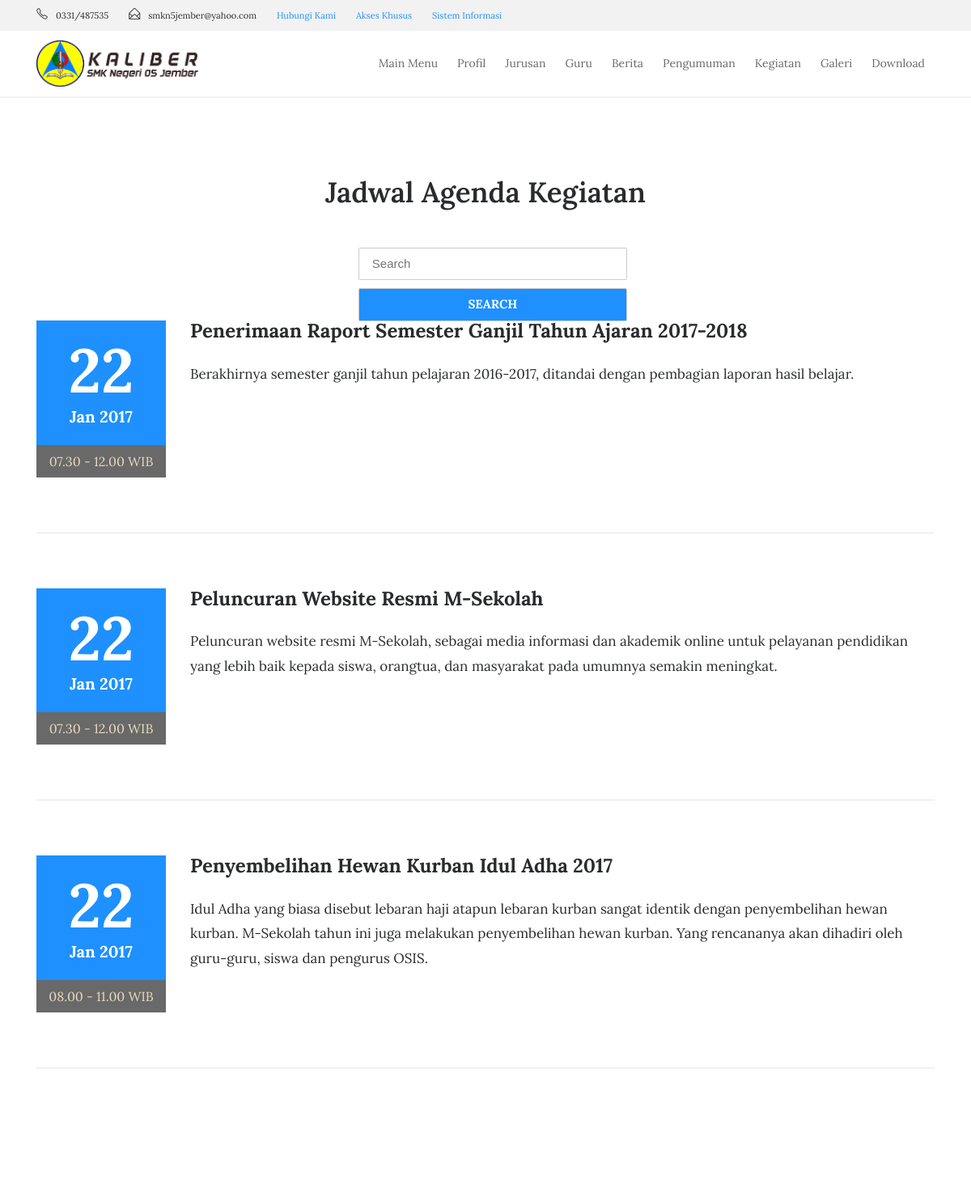
The app's page /index.php/agenda (upper part), older data.
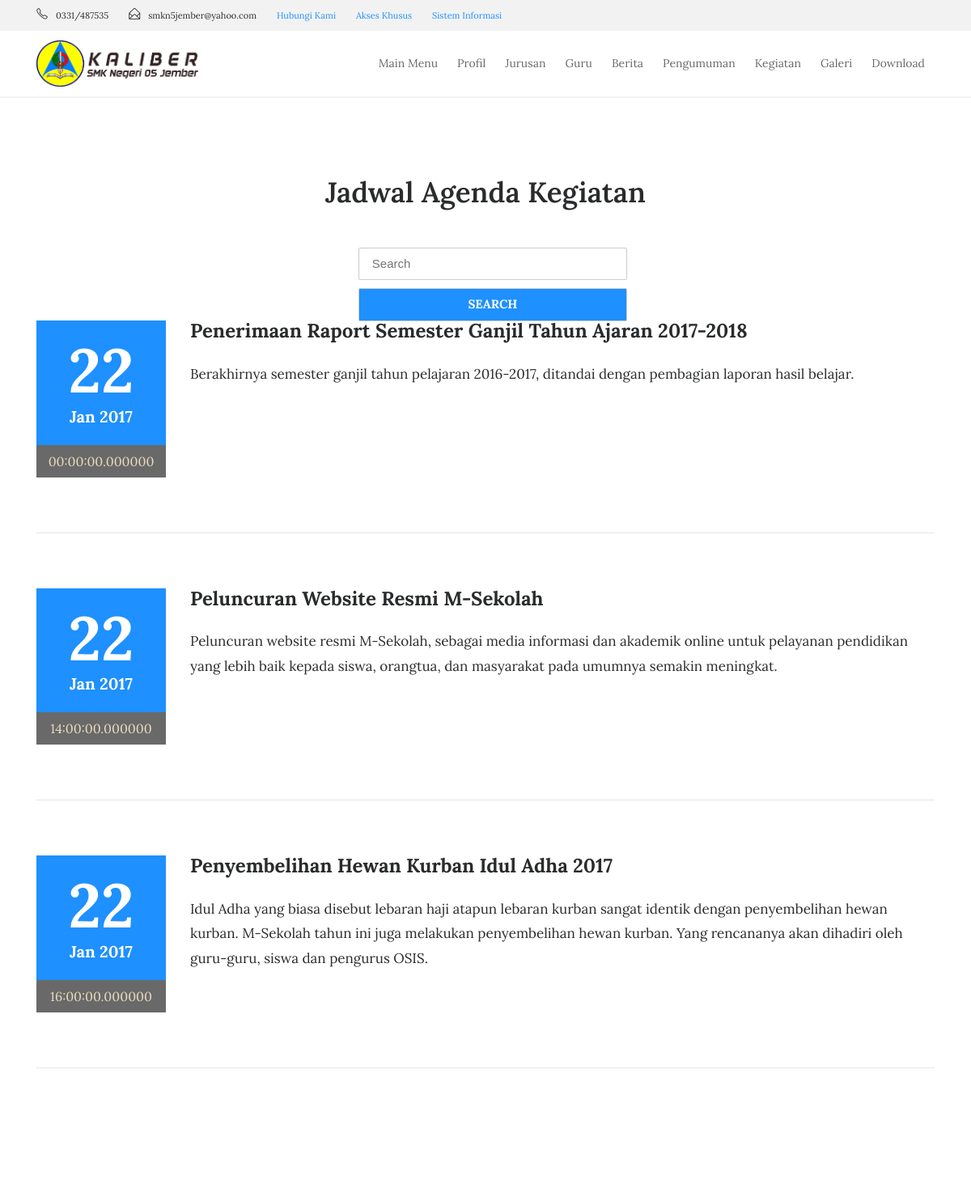
The same page, newer data.
### tables this page shows
CREATE TABLE `tbl_agenda` (
  `agenda_id` int(11) NOT NULL,
  `agenda_nama` varchar(200) DEFAULT NULL,
  `agenda_tanggal` timestamp NULL DEFAULT CURRENT_TIMESTAMP,
  `agenda_deskripsi` text,
  `agenda_mulai` date DEFAULT NULL,
  `agenda_selesai` date DEFAULT NULL,
  `agenda_tempat` varchar(90) DEFAULT NULL,
  `agenda_waktu` time(6) DEFAULT NULL,
  `agenda_keterangan` varchar(200) DEFAULT NULL,
  `agenda_author` varchar(60) DEFAULT NULL
);

### application/controllers/Agenda.php (called while the page is built, shortened)
<?php
class Agenda extends CI_Controller{
	function __construct(){
		$this->load->model('m_tulisan');
		$this->load->model('m_agenda');
		$this->load->model('m_pengunjung');
	}
	function index(){
	$x['berita']=$this->m_tulisan->get_berita_home();
		$jum=$this->m_agenda->agenda();
        $page=$this->uri->segment(3);
        if(!$page):
            $offset = 0;
        else:
            $offset = $page;
        endif;
        $limit=7;
        $config['base_url'] = base_url() . 'agenda/index/';
            $config['total_rows'] = $jum->num_rows();
            $config['per_page'] = $limit;
            $config['uri_segment'] = 3;
	          $config['full_tag_open']    = '<div class="pagging text-center"><nav><ul class="pagination justify-content-center">';
	          $config['full_tag_close']   = '</ul></nav></div>';
	          $config['num_tag_open']     = '<li class="page-item"><span class="page-link">';
	          $config['num_tag_close']    = '</span></li>';
	          $config['cur_tag_open']     = '<li class="page-item"><span class="page-link">';
	          $config['cur_tag_close']    = '<span class="sr-only">(current)</span></span></li>';
	          $config['next_tag_open']    = '<li class="page-item"><span class="page-link">';
	          $config['next_tagl_close']  = '<span aria-hidden="true">&raquo;</span></span></li>';
	          $config['prev_tag_open']    = '<li class="page-item"><span class="page-link">';
	          $config['prev_tagl_close']  = '</span>Next</li>';
	          $config['first_tag_open']   = '<li class="page-item"><span class="page-link">';
	          $config['first_tagl_close'] = '</span></li>';
	          $config['last_tag_open']    = '<li class="page-item"><span class="page-link">';
	          $config['last_tagl_close']  = '</span></li>';
            $config['first_link'] = 'Awal';
            $config['last_link'] = 'Akhir';
            $config['next_link'] = 'Next >>';
            $config['prev_link'] = '<< Prev';
            $this->pagination->initialize($config);
            $x['page'] =$this->pagination->create_links();
		$x['data']=$this->m_agenda->agenda_perpage($offset,$limit);
		$this->load->view('beranda/header',$x);
		$this->load->view('depan/v_agenda',$x);
	$this->load->view('beranda/footer',$x);
	}
}

### index.php (called while the page is built, shortened)
<?php
require_once BASEPATH.'core/CodeIgniter.php';

### application/models/M_agenda.php (called while the page is built, shortened)
<?php
class M_agenda extends CI_Model{
	function agenda_perpage($offset,$limit){
		$hsl=$this->db->query("SELECT tbl_agenda.*,DATE_FORMAT(agenda_tanggal,'%d/%m/%Y') AS tanggal FROM tbl_agenda ORDER BY agenda_id DESC limit $offset,$limit");
		return $hsl;
	}
}

### application/views/depan/v_agenda.php (the view, shortened to what the changed rows need)
<!DOCTYPE html>
<html lang="en">
<head>
    <link rel="stylesheet" href="<?php echo base_url().'theme/css/bootstrap.min.css'?>">
    <link rel="stylesheet" href="<?php echo base_url().'theme/css/font-awesome.min.css'?>">
    <link rel="stylesheet" href="<?php echo base_url().'theme/css/simple-line-icons.css'?>">
    <link rel="stylesheet" href="<?php echo base_url().'theme/css/slick.css'?>">
    <link rel="stylesheet" href="<?php echo base_url().'theme/css/slick-theme.css'?>">
    <link rel="stylesheet" href="<?php echo base_url().'theme/css/owl.carousel.min.css'?>">
    <link href="<?php echo base_url().'theme/css/style.css'?>" rel="stylesheet">
</head>
    <section class="our-teachers">
        <div class="container">
            <div class="row">
                <div class="col-md-12">
                    <h2 class="mb-5">Jadwal Agenda Kegiatan</h2>
                </div>
            </div>
            <div class="row">
                 <?php foreach($data->result() as $row):?>
                    <div class="col-md-12">
                        <div class="row">
                            <div class="col-md-2">
                                <div class="event-date">
                                    <h4><?php echo date("d", strtotime($row->agenda_tanggal));?></h4> <span><?php echo date("M Y", strtotime($row->agenda_tanggal));?></span>
                                </div>
                                <span class="event-time"><?php echo $row->agenda_waktu;?></span>
                            </div>
                            <div class="col-md-10">
                                <div class="event-heading">
                                    <h3><?php echo $row->agenda_nama;?></h3>
                                    <p><?php echo $row->agenda_deskripsi;?></p>
                                </div>
                          </div>
                      </div>
                      <hr class="event-underline">
                  </div>
                <?php endforeach;?>
</div>
    </section>

Row changes from the older to the newer data that the page shows:
changed tbl_agenda "Penerimaan Raport Semester Ganjil Tahun Ajaran 2017-2018": agenda_waktu "07.30 - 12.00 WIB" → "00:00:00.000000"
changed tbl_agenda "Peluncuran Website Resmi M-Sekolah": agenda_waktu "07.30 - 12.00 WIB" → "14:00:00.000000"
changed tbl_agenda "Penyembelihan Hewan Kurban Idul Adha 2017": agenda_waktu "08.00 - 11.00 WIB" → "16:00:00.000000"
